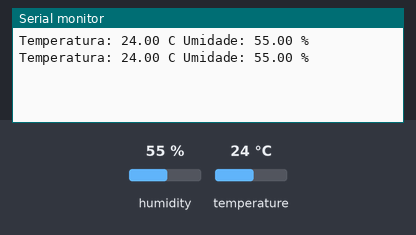
The sketch below on a simulated Arduino Uno, built with avr-gcc and run on an emulated ATmega328P. Parts: the last lines printed to the serial monitor. The test bench sets the inputs (shaded band); at power-on: humidity 55 %, temperature 24 °C.

Above: at 5.8 s.
5.9 s: humidity set to 22 %
At 10.9 s:
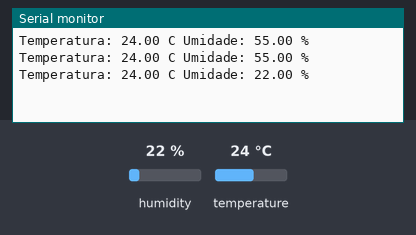
11.9 s: temperature set to 12 °C
At 16.1 s:
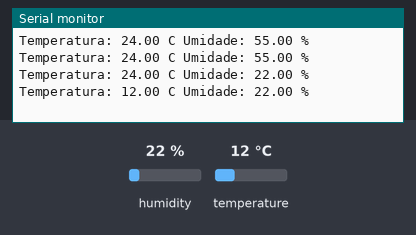
17.9 s: humidity set to 40 %
At 21.3 s:
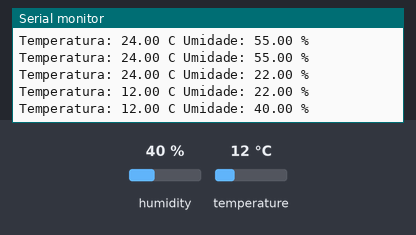
Timing chart, 0 to 22.8 s (numbered marks = the images above; inputs shaded):
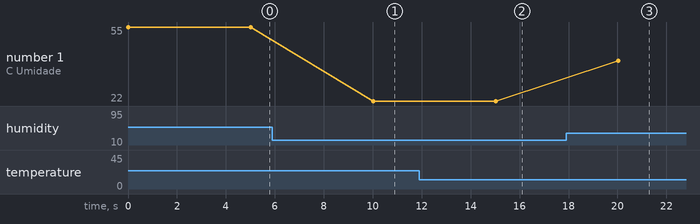

The sketch:

Sensor_de_Umidade_e_Bluetooth.ino
```cpp
#include "DHT.h"

#define dht_pin A0
#define DHTTYPE DHT22
DHT dht(dht_pin, DHTTYPE);

void setup()
{
  Serial.begin(9600);
  dht.begin();
}

void loop()
{
  float umidade = dht.readHumidity();
  float temperatura = dht.readTemperature();
  Serial.print("Temperatura: ");
  Serial.print(temperatura);
  Serial.print(" C ");
  Serial.print("Umidade: ");
  Serial.print(umidade);
  Serial.println(" %");
  delay(5000);
}    
```

Measured:
- after the input at 5.9 s, the serial monitor: prints a new line after 4.1 s (image 1)
- after the input at 11.9 s, the serial monitor: prints a new line after 3.1 s (image 2)
- after the input at 17.9 s, the serial monitor: prints a new line after 2.1 s (image 3)
- plotted number 1: 55 → 22 after the input at 5.9 s, 22 → 40 after the input at 17.9 s
